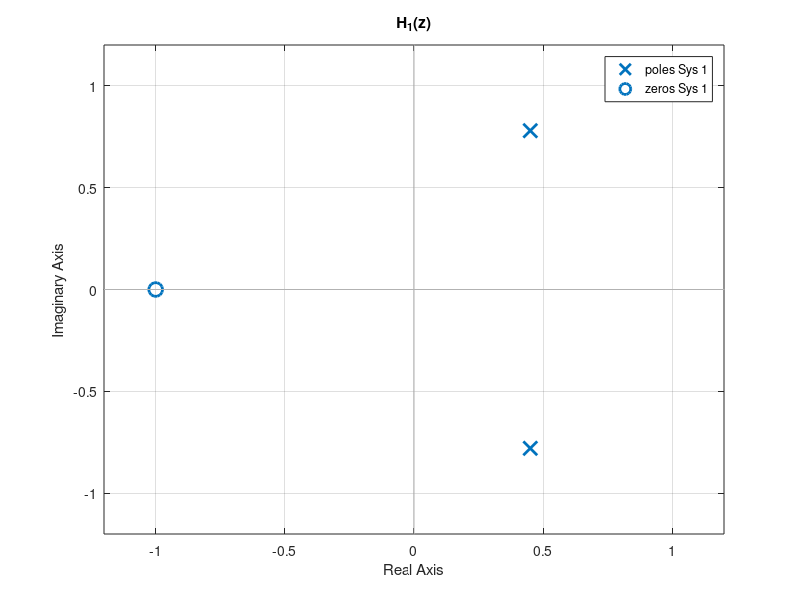
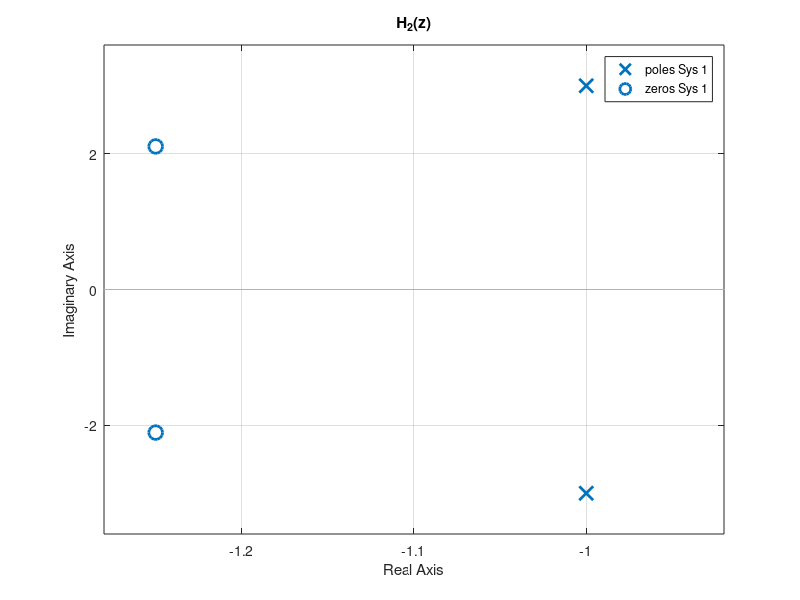

Write MATLAB code to recreate these figures, in order.
% 1) H(z) = (z+1)/(z^2 - 0.9z + 0.81)
num1 = [1 1];
den1 = [1 -0.9 0.81];

z1 = roots(num1);
p1 = roots(den1);

figure;
pzmap(tf(num1,den1));
grid on;
title('H_1(z)');

% 2) H(z) = (2z^2+5z+12)/(z^2+2z+10)
num2 = [2 5 12];
den2 = [1 2 10];

z2 = roots(num2);
p2 = roots(den2);

figure;
pzmap(tf(num2,den2));
grid on;
title('H_2(z)');

disp('Zeros and poles of H1:')
z1, p1

disp('Zeros and poles of H2:')
z2, p2
